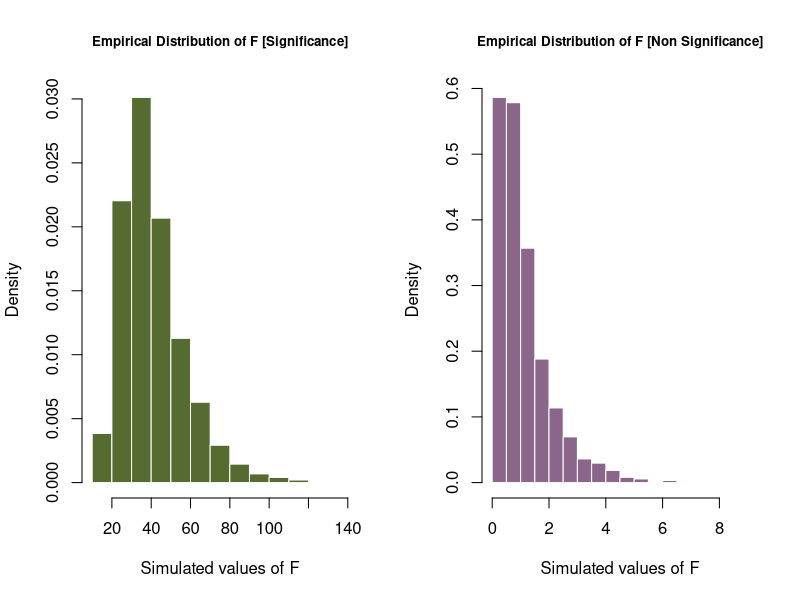
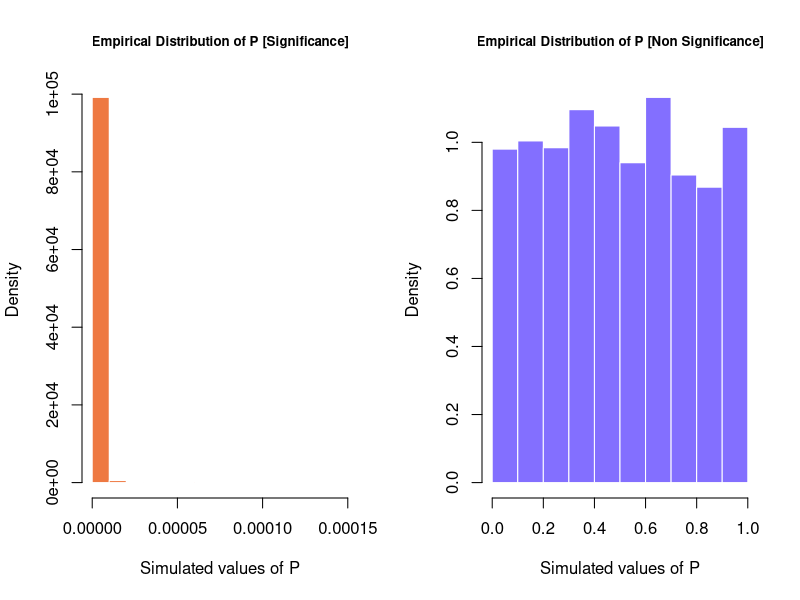
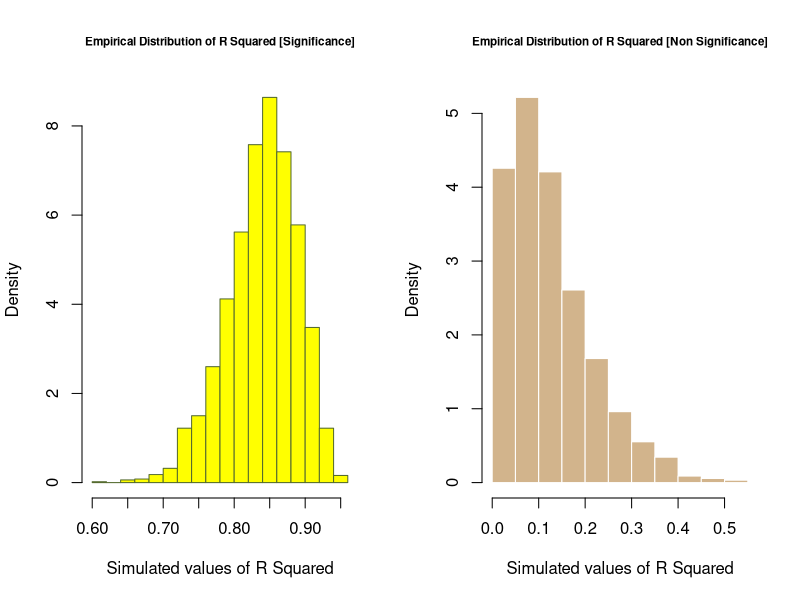
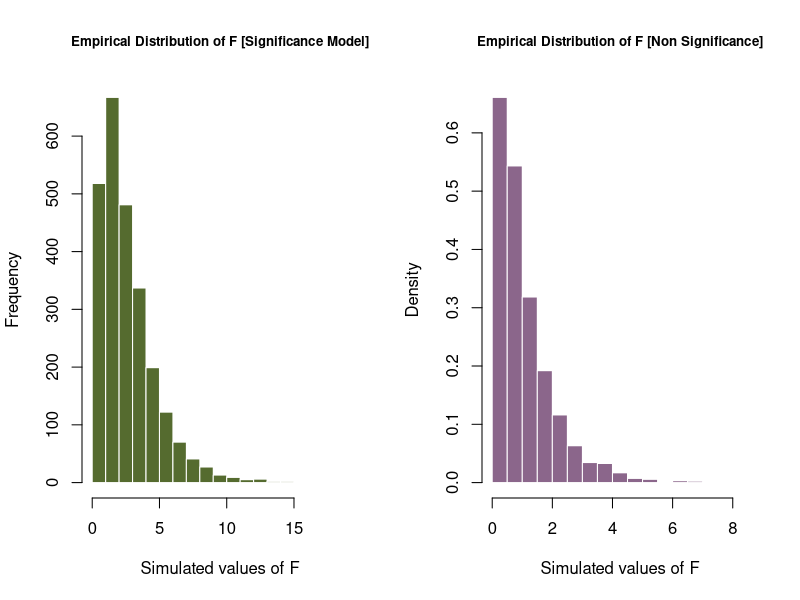
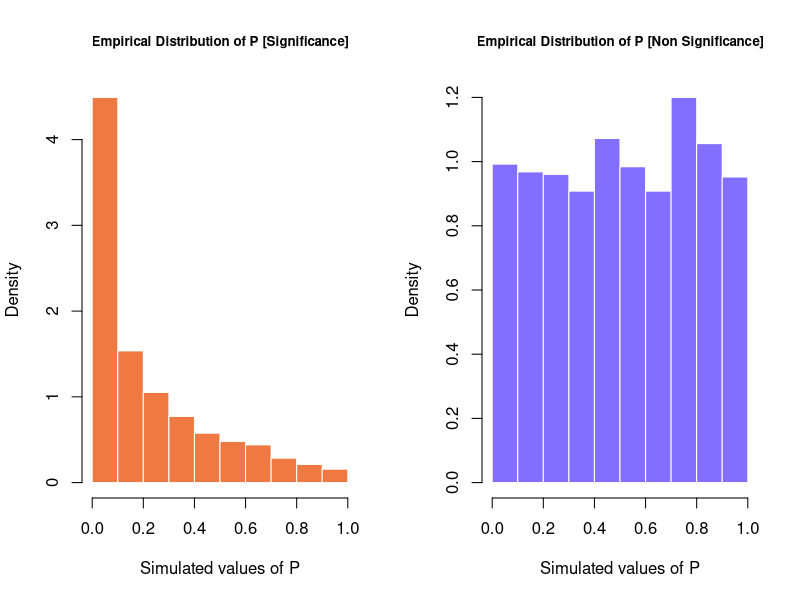
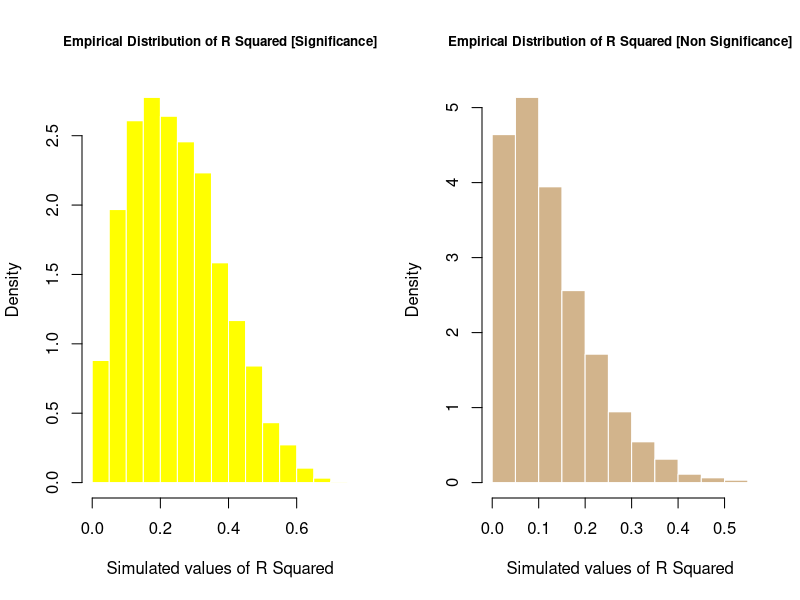
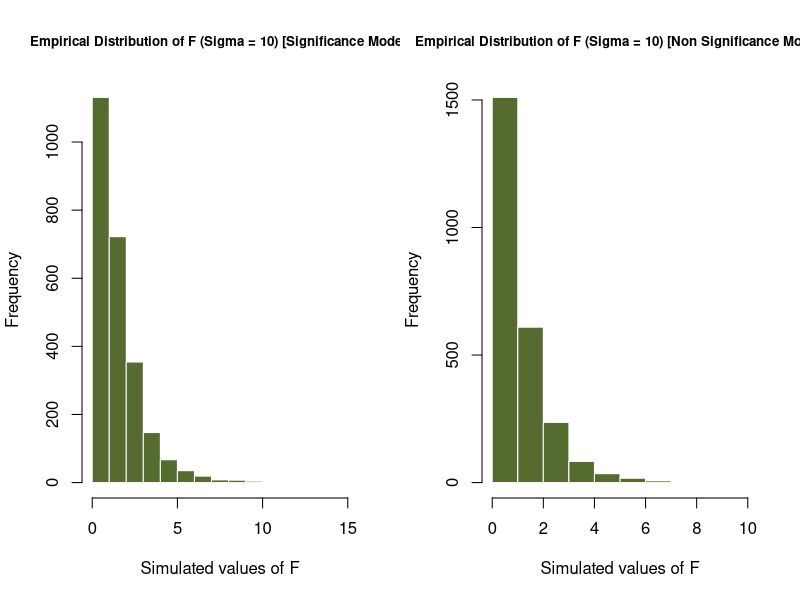
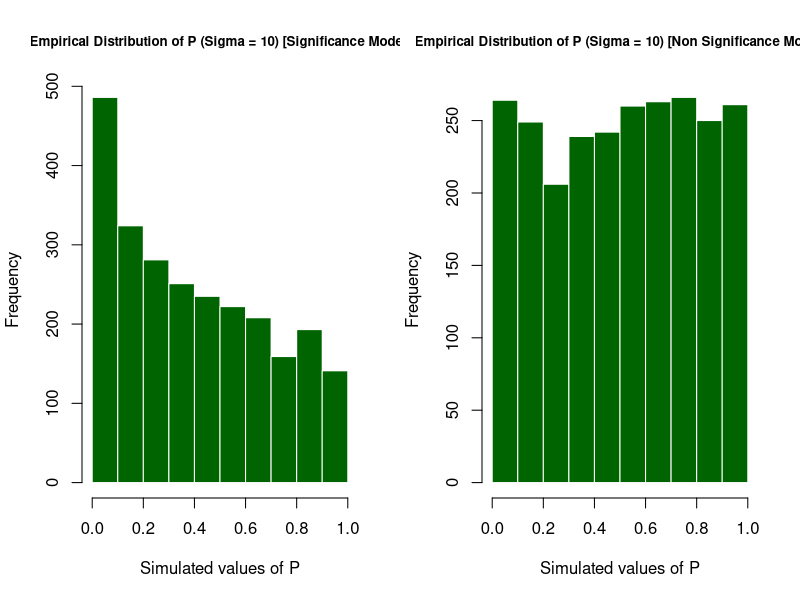

Write the R code that produced these figures, in order. (Note: a time limit stopped this script after it produced the figures.)
## ---- chunk 1
birthday = 19770411
set.seed(birthday)
#Variable declaration
n = 25
sigma = c(1,5,10)
no_loop = 2500
#function to generate samples for both significance and non-significance model
mlr_sim = function(n_in,sd=1,signifincance_ind=1){
  exer_data = read.csv("study_1.csv")
  
  epsilon = rnorm(n_in,mean = 0,sd = sd)
  if (signifincance_ind){
    beta_0 = 3
    beta_1 = 1
    beta_2 = 1
    beta_3 = 1 
    exer_data[,1] = beta_0 + beta_1 * exer_data[,2] + beta_2 * exer_data[,3] + beta_3 * exer_data[,4] + epsilon
  }
  else {
    beta_0 = 3
    beta_1 = 0
    beta_2 = 0
    beta_3 = 0 
    exer_data[,1] = beta_0 + beta_1 * exer_data[,2] + beta_2 * exer_data[,3] + beta_3 * exer_data[,4] + epsilon
  }
  exer_data
}
## ---- chunk 2
birthday = 19770411
set.seed(birthday)
# Below code is to simulate the Significance Model 
model_significance = cbind(sigma_1_F=rep(0,no_loop),sigma_1_P=rep(0,no_loop),sigma_1_R_SQUARED=rep(0,no_loop),
                           sigma_5_F=rep(0,no_loop),sigma_5_P=rep(0,no_loop),sigma_5_R_SQUARED=rep(0,no_loop),
                           sigma_10_F=rep(0,no_loop),sigma_10_P=rep(0,no_loop),sigma_10_R_SQUARED=rep(0,no_loop))
extra_counter = 0

#Loop against each sigma to generate the anova for each simulation and populate the model_nsignificance
for(s in 1:length(sigma)){
  #print(paste("Sigma:",sigma[s]," extra_counter",extra_counter))
  for (i in 1:no_loop){
     mlr_data = mlr_sim(n,sigma[s],signifincance_ind = 1)
     null_model = lm(y~1,data = mlr_data)
     full_model = lm(y~x1+x2+x3,data = mlr_data)
     model_significance[i,s+extra_counter] = anova(null_model,full_model)$F[2]
     model_significance[i,s+extra_counter+1] = anova(null_model,full_model)$'Pr(>F)'[2]
     model_significance[i,s+extra_counter+2] = summary(full_model)$r.squared
  }
  extra_counter = extra_counter + 2
}
# Below code is to simulate the Non Significance Model 
model_nonsignificance = cbind(sigma_1_F=rep(0,no_loop),sigma_1_P=rep(0,no_loop),sigma_1_R_SQUARED=rep(0,no_loop),
                           sigma_5_F=rep(0,no_loop),sigma_5_P=rep(0,no_loop),sigma_5_R_SQUARED=rep(0,no_loop),
                           sigma_10_F=rep(0,no_loop),sigma_10_P=rep(0,no_loop),sigma_10_R_SQUARED=rep(0,no_loop))
extra_counter = 0
#Loop against each sigma to generate the anova for each simulation and populate the model_nonsignificance
for(s in 1:length(sigma)){
  print(paste("Sigma:",sigma[s]," extra_counter",extra_counter))
  for (i in 1:no_loop){
     mlr_data = mlr_sim(n,sigma[s],signifincance_ind = 0)
     null_model = lm(y~1,data = mlr_data)
     full_model = lm(y~x1+x2+x3,data = mlr_data)
     model_nonsignificance[i,s+extra_counter] = anova(null_model,full_model)$F[2]
     model_nonsignificance[i,s+extra_counter+1] = anova(null_model,full_model)$'Pr(>F)'[2]
     model_nonsignificance[i,s+extra_counter+2] = summary(full_model)$r.squared
  }
  extra_counter = extra_counter + 2
}
## ---- chunk 3
par(mfrow=c(1, 2))

hist(model_significance[,1],
     main = "Empirical Distribution of F [Significance]",
     cex.main = 0.8,
     xlab = "Simulated values of F",
     col = "darkolivegreen",
     border = "white",
     probability = TRUE
     )

hist(model_nonsignificance[,1],
     main = "Empirical Distribution of F [Non Significance]",
     cex.main = 0.8,     
     xlab = "Simulated values of F",
     col = "plum4",
     border = "white",
     probability = TRUE
     )
## ---- chunk 4
par(mfrow=c(1, 2))

hist(model_significance[,2],
     main = "Empirical Distribution of P [Significance]",
     cex.main = 0.8,     
     xlab = "Simulated values of P",
     col = "sienna2",
     border = "white",
     probability = TRUE
     )

hist(model_nonsignificance[,2],
     main = "Empirical Distribution of P [Non Significance]",
     cex.main = 0.8,     
     xlab = "Simulated values of P",
     col = "slateblue1",
     border = "white",
     probability = TRUE
     )
## ---- chunk 5
par(mfrow=c(1, 2))

hist(model_significance[,3],
     main = "Empirical Distribution of R Squared [Significance]",
     cex.main = 0.7,     
     xlab = "Simulated values of R Squared",
     col = "yellow",
     border = "darkolivegreen",
     probability = TRUE
     )

hist(model_nonsignificance[,3],
     main = "Empirical Distribution of R Squared [Non Significance]",
     cex.main = 0.7,     
     xlab = "Simulated values of R Squared",
     col = "tan",
     border = "white",
     probability = TRUE
     )
## ---- chunk 6
par(mfrow=c(1, 2))

hist(model_significance[,4],
     main = "Empirical Distribution of F [Significance Model]",
     cex.main = 0.8,
     xlab = "Simulated values of F",
     col = "darkolivegreen",
     border = "white"
     #probability = TRUE
     )

hist(model_nonsignificance[,4],
     main = "Empirical Distribution of F [Non Significance]",
     cex.main = 0.8,
     xlab = "Simulated values of F",
     col = "plum4",
     border = "white",
     probability = TRUE
     )
## ---- chunk 7
par(mfrow=c(1, 2))

hist(model_significance[,5],
     main = "Empirical Distribution of P [Significance]",
     cex.main = 0.8,
     xlab = "Simulated values of P",
     col = "sienna2",
     border = "white",
     probability = TRUE
     )

hist(model_nonsignificance[,5],
     main = "Empirical Distribution of P [Non Significance]",
     cex.main = 0.8,
     xlab = "Simulated values of P",
     col = "slateblue1",
     border = "white",
     probability = TRUE
     )
## ---- chunk 8
par(mfrow=c(1, 2))

hist(model_significance[,6],
     main = "Empirical Distribution of R Squared [Significance]",
     cex.main = 0.8,
     xlab = "Simulated values of R Squared",
     col = "yellow",
     border = "white",
     probability = TRUE
     )

hist(model_nonsignificance[,6],
     main = "Empirical Distribution of R Squared [Non Significance]",
     cex.main = 0.8,     
     xlab = "Simulated values of R Squared",
     col = "tan",
     border = "white",
     probability = TRUE
     )
## ---- chunk 9
par(mfrow=c(1, 2))

hist(model_significance[,7],
     main = "Empirical Distribution of F (Sigma = 10) [Significance Model]",
     cex.main = 0.8,
     xlab = "Simulated values of F",
     col = "darkolivegreen",
     border = "white"
     )


hist(model_nonsignificance[,7],
     main = "Empirical Distribution of F (Sigma = 10) [Non Significance Model]",
     cex.main = 0.8,
     xlab = "Simulated values of F",
     col = "darkolivegreen",
     border = "white"
     )
## ---- chunk 10
par(mfrow=c(1, 2))

hist(model_significance[,8],
     main = "Empirical Distribution of P (Sigma = 10) [Significance Model]",
     cex.main = 0.8,
     xlab = "Simulated values of P",
     col = "darkgreen",
     border = "white"
     )

hist(model_nonsignificance[,8],
     main = "Empirical Distribution of P (Sigma = 10) [Non Significance Model]",
     cex.main = 0.8,
     xlab = "Simulated values of P",
     col = "darkgreen",
     border = "white"
     )
## ---- chunk 11
par(mfrow=c(1, 2))

hist(model_significance[,9],
     main = "Empirical Distribution of R Squared (Sigma = 10) [Significance Model]",
     cex.main = 0.8,
     xlab = "Simulated values of R Squared",
     col = "darkcyan",
     border = "white"
     )

hist(model_nonsignificance[,9],
     main = "Empirical Distribution of R Squared (Sigma = 10) [Non Significance Model]",
     cex.main = 0.8,
     xlab = "Simulated values of R Squared",
     col = "darkcyan",
     border = "white"
     )
## ---- chunk 12
curve(df(x, df1=3, df2=21),
      xlab = "Probability",
      ylab = "Frequency",
      lwd=3,
      col = "darkgreen")
## ---- chunk 13
curve(pnorm(rnorm(x,mean = 3, sd = 1),mean=3,sd=1),
      main = "True Distribution of P Value, Sigma = 1",
      cex.main = 0.8,
      xlab = "Probability",
      ylab = "Frequency",
      lwd = 3,
      col = "orange")
## ---- chunk 14
curve(dbeta(x, (4-1)/2, (25-4)/2),
      xlab = "Probability",
      ylab = "Frequency",
      lwd = 3,
      col = "palevioletred4")
## ---- chunk 15
par(mfrow=c(1, 2))
hist(model_nonsignificance[,1],
     main = "Empirical Distribution of F (Sigma = 1) [Non Significance Model]",
     cex.main = 0.8,
     xlab = "Simulated values of F",
     col = "darkolivegreen1",
     border = "white",
     probability = TRUE
     )
curve(df(x, df1=3, df2=21),
      lwd=3,
      col = "darkgreen",
      add = TRUE)

hist(model_nonsignificance[,4],
     main = "Empirical Distribution of F (Sigma = 5) [Non Significance Model]",
     cex.main = 0.8,
     xlab = "Simulated values of F",
     col = "darkolivegreen1",
     border = "white",
     probability = TRUE
     )
curve(df(x, df1=3, df2=21),
      lwd=3,
      col = "darkgreen",
      add = TRUE)
## ---- chunk 16
par(mfrow=c(1, 2))

hist(model_nonsignificance[,7],
     main = "Empirical Distribution of F (Sigma = 10) [Non Significance Model]",
     cex.main = 0.8,
     xlab = "Simulated values of F",
     col = "darkolivegreen1",
     border = "white",
     probability = TRUE
     )
curve(df(x, df1=3, df2=21),
      lwd=3,
      col = "darkgreen",
      add = TRUE)
## ---- chunk 17
par(mfrow=c(1, 2))

hist(model_nonsignificance[,2],
     main = "Empirical Distribution of P (Sigma = 1) [Non Significance Model]",
     cex.main = 0.8,
     xlab = "Simulated values of P",
     col = "deepskyblue1",
     border = "white",
     probability = TRUE
     )
curve(pnorm(rnorm(x,mean = 3, sd = 1),mean=3,sd=1),
      main = "True Distribution of P Value - Sigma = 1",
      cex.main = 0.8,
      xlab = "Probability",
      ylab = "Frequency",
      lwd = 3,
      col = "darkblue",
      add = TRUE)

hist(model_nonsignificance[,5],
     main = "Empirical Distribution of P (Sigma = 5) [Non Significance Model]",
     cex.main = 0.8,
     xlab = "Simulated values of P",
     col = "deepskyblue1",
     border = "white",
     probability = TRUE
     )
curve(pnorm(rnorm(x,mean = 3, sd = 1),mean=3,sd=1),
      main = "True Distribution of P Value - Sigma = 1",   
      cex.main = 0.8,
      xlab = "Probability",
      ylab = "Frequency",
      lwd = 3,
      col = "darkblue",
      add = TRUE)
## ---- chunk 18
hist(model_nonsignificance[,8],
     main = "Empirical Distribution of P (Sigma = 10) [Non Significance Model]",
     cex.main = 0.8,
     xlab = "Simulated values of P",
     col = "deepskyblue1",
     border = "white",
     probability = TRUE
     )
curve(pnorm(rnorm(x,mean = 3, sd = 1),mean=3,sd=1),
      main = "True Distribution of P Value - Sigma = 1",
      cex.main = 0.8,
      xlab = "Probability",
      ylab = "Frequency",
      lwd = 3,
      col = "darkblue",
      add = TRUE)
## ---- chunk 19
par(mfrow=c(1, 2))

hist(model_nonsignificance[,3],
     main = "Empirical Distribution of R Squared (Sigma = 1) [Non Significance Model]",
     cex.main = 0.8,
     xlab = "Simulated values of R Squared",
     col = "palevioletred1",
     border = "white",
     probability = TRUE
     )
curve(dbeta(x, (4-1)/2, (25-4)/2),
      lwd = 3,
      col = "palevioletred4",
      add = TRUE)

hist(model_nonsignificance[,6],
     main = "Empirical Distribution of R Squared (Sigma = 5) [Non Significance Model]",
     cex.main = 0.8,
     xlab = "Simulated values of R Squared",
     col = "palevioletred1",
     border = "white",
     probability = TRUE
     )
curve(dbeta(x, (4-1)/2, (25-4)/2),
      lwd = 3,
      col = "palevioletred4",
      add = TRUE)
## ---- chunk 20
par(mfrow=c(1, 2))

hist(model_nonsignificance[,9],
     main = "Empirical Distribution of R Squared (Sigma = 10) [Non Significance Model]",
     cex.main = 0.8,
     xlab = "Simulated values of R Squared",
     col = "palevioletred1",
     border = "white",
     probability = TRUE
     )
curve(dbeta(x, (4-1)/2, (25-4)/2),
      lwd = 3,
      col = "palevioletred4",
      add = TRUE)
## ---- chunk 21
plot(model_significance[,3],col="dodgerblue",ylim=c(0,1),lty=1,xlab="R Squared Simulation Index",ylab="R Squared Value",main = "R Squared ~ Sigma")
points(model_significance[,6],col="green",lty=2)
points(model_significance[,9],col="red",lty=3)
legend("topright",legend=c("sigma=1","sigma=5","sigma=10"),col=c("dodgerblue","green","red"),lty=c(1,2,3))
## ---- chunk 22
birthday = 19770411
set.seed(birthday)

#Declaration
beta_0 = 0
beta_1 = 5
beta_2 = -4
beta_3 = 1.6
beta_4 = -1.1
beta_5 = 0.7
beta_6 = 0.3
n = 500
no_loop = 1000
sigma = c(1,2,4)
sig_data = read.csv("study_2.csv")

#Function to generate the sample data
mlr_sim = function(data,sd=1){
  epsilon = rnorm(n,mean = 0,sd = sd)
  data[,1] = beta_0 + beta_1 * data[,2] + beta_2 * data[,3] + beta_3 * data[,4] + beta_4 * data[,5] + beta_5 * data[,6] + beta_6 * data[,7] + epsilon
  data
}

#Defining the Train Matrix to stored the TRAIN RMSE
train_rmse_model1_mat = cbind(sigma_1=rep(0,no_loop),sigma_2=rep(0,no_loop),sigma_4=rep(0,no_loop))
train_rmse_model2_mat = cbind(sigma_1=rep(0,no_loop),sigma_2=rep(0,no_loop),sigma_4=rep(0,no_loop))
train_rmse_model3_mat = cbind(sigma_1=rep(0,no_loop),sigma_2=rep(0,no_loop),sigma_4=rep(0,no_loop))
train_rmse_model4_mat = cbind(sigma_1=rep(0,no_loop),sigma_2=rep(0,no_loop),sigma_4=rep(0,no_loop))
train_rmse_model5_mat = cbind(sigma_1=rep(0,no_loop),sigma_2=rep(0,no_loop),sigma_4=rep(0,no_loop))
train_rmse_model6_mat = cbind(sigma_1=rep(0,no_loop),sigma_2=rep(0,no_loop),sigma_4=rep(0,no_loop))
train_rmse_model7_mat = cbind(sigma_1=rep(0,no_loop),sigma_2=rep(0,no_loop),sigma_4=rep(0,no_loop))
train_rmse_model8_mat = cbind(sigma_1=rep(0,no_loop),sigma_2=rep(0,no_loop),sigma_4=rep(0,no_loop))
train_rmse_model9_mat = cbind(sigma_1=rep(0,no_loop),sigma_2=rep(0,no_loop),sigma_4=rep(0,no_loop))

#Defining the Test Matrix to stored the TESE RMSE
test_rmse_model1_mat = cbind(sigma_1=rep(0,no_loop),sigma_2=rep(0,no_loop),sigma_4=rep(0,no_loop))
test_rmse_model2_mat = cbind(sigma_1=rep(0,no_loop),sigma_2=rep(0,no_loop),sigma_4=rep(0,no_loop))
test_rmse_model3_mat = cbind(sigma_1=rep(0,no_loop),sigma_2=rep(0,no_loop),sigma_4=rep(0,no_loop))
test_rmse_model4_mat = cbind(sigma_1=rep(0,no_loop),sigma_2=rep(0,no_loop),sigma_4=rep(0,no_loop))
test_rmse_model5_mat = cbind(sigma_1=rep(0,no_loop),sigma_2=rep(0,no_loop),sigma_4=rep(0,no_loop))
test_rmse_model6_mat = cbind(sigma_1=rep(0,no_loop),sigma_2=rep(0,no_loop),sigma_4=rep(0,no_loop))
test_rmse_model7_mat = cbind(sigma_1=rep(0,no_loop),sigma_2=rep(0,no_loop),sigma_4=rep(0,no_loop))
test_rmse_model8_mat = cbind(sigma_1=rep(0,no_loop),sigma_2=rep(0,no_loop),sigma_4=rep(0,no_loop))
test_rmse_model9_mat = cbind(sigma_1=rep(0,no_loop),sigma_2=rep(0,no_loop),sigma_4=rep(0,no_loop))
train_rmse_mat = cbind(sigma_1=rep(0,9),sigma_2=rep(0,9),sigma_4=rep(0,9))
test_rmse_mat = cbind(sigma_1=rep(0,9),sigma_2=rep(0,9),sigma_4=rep(0,9))

#model counter variable to increase the index of the column in the matrix
model1_counter_all_sigma = 0 
model2_counter_all_sigma = 0 
model3_counter_all_sigma = 0 
model4_counter_all_sigma = 0 
model5_counter_all_sigma = 0 
model6_counter_all_sigma = 0 
model7_counter_all_sigma = 0 
model8_counter_all_sigma = 0 
model9_counter_all_sigma = 0 
  
#Looping through the each sigma to simulate for each 9 models
for(s in 1:length(sigma)){
  for(i in 1:no_loop){
    #epsilon = rnorm(n,mean = 0, sd = sigma[s])
    mlr_data=mlr_sim(sig_data,sd=sigma[s])
    
    #Split the Data into Train Data (Random)
    trn_idx = sample(1:nrow(mlr_data), 250)
    n_test = nrow(mlr_data) - length(trn_idx)

    #Model Creation    
    model1 = lm(y~x1,data=mlr_data[trn_idx,])
    model2 = lm(y~x1+x2,data=mlr_data[trn_idx,])
    model3 = lm(y~x1+x2+x3,data=mlr_data[trn_idx,])
    model4 = lm(y~x1+x2+x3+x4,data=mlr_data[trn_idx,])
    model5 = lm(y~x1+x2+x3+x4+x5,data=mlr_data[trn_idx,])
    model6 = lm(y~x1+x2+x3+x4+x5+x6,data=mlr_data[trn_idx,])
    model7 = lm(y~x1+x2+x3+x4+x5+x6+x7,data=mlr_data[trn_idx,])
    model8 = lm(y~x1+x2+x3+x4+x5+x6+x7+x8,data=mlr_data[trn_idx,])
    model9 = lm(y~x1+x2+x3+x4+x5+x6+x7+x8+x9,data=mlr_data[trn_idx,])
    
    #Predict the Test Data for th 9 model
    newdata_model1 = subset(mlr_data[-trn_idx,],select=c("x1"))
    newdata_model2 = subset(mlr_data[-trn_idx,],select=c("x1","x2"))
    newdata_model3 = subset(mlr_data[-trn_idx,],select=c("x1","x2","x3"))
    newdata_model4 = subset(mlr_data[-trn_idx,],select=c("x1","x2","x3","x4"))
    newdata_model5 = subset(mlr_data[-trn_idx,],select=c("x1","x2","x3","x4","x5"))
    newdata_model6 = subset(mlr_data[-trn_idx,],select=c("x1","x2","x3","x4","x5","x6"))
    newdata_model7 = subset(mlr_data[-trn_idx,],select=c("x1","x2","x3","x4","x5","x6","x7"))
    newdata_model8 = subset(mlr_data[-trn_idx,],select=c("x1","x2","x3","x4","x5","x6","x7","x8"))
    newdata_model9 = subset(mlr_data[-trn_idx,],select=c("x1","x2","x3","x4","x5","x6","x7","x8","x9"))    
    
    #Train RMSE
    train_rmse_model1 = sqrt(sum((mlr_data[trn_idx,]$y - predict(model1))^2) / length(trn_idx))
    train_rmse_model2 = sqrt(sum((mlr_data[trn_idx,]$y - predict(model2))^2) / length(trn_idx))
    train_rmse_model3 = sqrt(sum((mlr_data[trn_idx,]$y - predict(model3))^2) / length(trn_idx))
    train_rmse_model4 = sqrt(sum((mlr_data[trn_idx,]$y - predict(model4))^2) / length(trn_idx))
    train_rmse_model5 = sqrt(sum((mlr_data[trn_idx,]$y - predict(model5))^2) / length(trn_idx))
    train_rmse_model6 = sqrt(sum((mlr_data[trn_idx,]$y - predict(model6))^2) / length(trn_idx))
    train_rmse_model7 = sqrt(sum((mlr_data[trn_idx,]$y - predict(model7))^2) / length(trn_idx))
    train_rmse_model8 = sqrt(sum((mlr_data[trn_idx,]$y - predict(model8))^2) / length(trn_idx))
    train_rmse_model9 = sqrt(sum((mlr_data[trn_idx,]$y - predict(model9))^2) / length(trn_idx))
    train_rmse_model1_mat[i,s] = train_rmse_model1
    train_rmse_model2_mat[i,s] = train_rmse_model2
    train_rmse_model3_mat[i,s] = train_rmse_model3
    train_rmse_model4_mat[i,s] = train_rmse_model4
    train_rmse_model5_mat[i,s] = train_rmse_model5
    train_rmse_model6_mat[i,s] = train_rmse_model6
    train_rmse_model7_mat[i,s] = train_rmse_model7
    train_rmse_model8_mat[i,s] = train_rmse_model8
    train_rmse_model9_mat[i,s] = train_rmse_model9    
    
    #Test RMSE    
    test_rmse_model1 = sqrt(sum((mlr_data[-trn_idx,]$y - predict(model1,newdata=newdata_model1))^2) / n_test)
    test_rmse_model2 = sqrt(sum((mlr_data[-trn_idx,]$y - predict(model2,newdata=newdata_model2))^2) / n_test)
    test_rmse_model3 = sqrt(sum((mlr_data[-trn_idx,]$y - predict(model3,newdata=newdata_model3))^2) / n_test)
    test_rmse_model4 = sqrt(sum((mlr_data[-trn_idx,]$y - predict(model4,newdata=newdata_model4))^2) / n_test)
    test_rmse_model5 = sqrt(sum((mlr_data[-trn_idx,]$y - predict(model5,newdata=newdata_model5))^2) / n_test)
    test_rmse_model6 = sqrt(sum((mlr_data[-trn_idx,]$y - predict(model6,newdata=newdata_model6))^2) / n_test)
    test_rmse_model7 = sqrt(sum((mlr_data[-trn_idx,]$y - predict(model7,newdata=newdata_model7))^2) / n_test)
    test_rmse_model8 = sqrt(sum((mlr_data[-trn_idx,]$y - predict(model8,newdata=newdata_model8))^2) / n_test)
    test_rmse_model9 = sqrt(sum((mlr_data[-trn_idx,]$y - predict(model9,newdata=newdata_model9))^2) / n_test)
    test_rmse_model1_mat[i,s] = test_rmse_model1
    test_rmse_model2_mat[i,s] = test_rmse_model2
    test_rmse_model3_mat[i,s] = test_rmse_model3
    test_rmse_model4_mat[i,s] = test_rmse_model4
    test_rmse_model5_mat[i,s] = test_rmse_model5
    test_rmse_model6_mat[i,s] = test_rmse_model6
    test_rmse_model7_mat[i,s] = test_rmse_model7
    test_rmse_model8_mat[i,s] = test_rmse_model8
    test_rmse_model9_mat[i,s] = test_rmse_model9

    #Increase the Model Counter
    model1_counter_all_sigma = model1_counter_all_sigma + 1
    model2_counter_all_sigma = model2_counter_all_sigma + 1
    model3_counter_all_sigma = model3_counter_all_sigma + 1 
    model4_counter_all_sigma = model4_counter_all_sigma + 1 
    model5_counter_all_sigma = model5_counter_all_sigma + 1
    model6_counter_all_sigma = model6_counter_all_sigma + 1 
    model7_counter_all_sigma = model7_counter_all_sigma + 1
    model8_counter_all_sigma = model8_counter_all_sigma + 1
    model9_counter_all_sigma = model9_counter_all_sigma + 1
  }
}

#Print the message of Number of times the each model (1/2/3/4/5/6/7/8/9) is being trained for each value of sigma
print (paste("Number of times the model : 1 trained for alpha:",sigma[s]," is: ",model1_counter_all_sigma))
print (paste("Number of times the model : 2 trained for alpha:",sigma[s]," is: ",model2_counter_all_sigma))
print (paste("Number of times the model : 3 trained for alpha:",sigma[s]," is: ",model3_counter_all_sigma))
print (paste("Number of times the model : 4 trained for alpha:",sigma[s]," is: ",model4_counter_all_sigma))
print (paste("Number of times the model : 5 trained for alpha:",sigma[s]," is: ",model5_counter_all_sigma))
print (paste("Number of times the model : 6 trained for alpha:",sigma[s]," is: ",model6_counter_all_sigma))  
print (paste("Number of times the model : 7 trained for alpha:",sigma[s]," is: ",model7_counter_all_sigma))  
print (paste("Number of times the model : 8 trained for alpha:",sigma[s]," is: ",model8_counter_all_sigma))  
print (paste("Number of times the model : 9 trained for alpha:",sigma[s]," is: ",model9_counter_all_sigma))  
  
#Average out the Train RMSE / Test RMSE for each value of sigma
for(s in 1:length(sigma)){
  train_rmse_mat[1,s] = mean(train_rmse_model1_mat[,s])
  train_rmse_mat[2,s] = mean(train_rmse_model2_mat[,s])
  train_rmse_mat[3,s] = mean(train_rmse_model3_mat[,s])
  train_rmse_mat[4,s] = mean(train_rmse_model4_mat[,s])
  train_rmse_mat[5,s] = mean(train_rmse_model5_mat[,s])
  train_rmse_mat[6,s] = mean(train_rmse_model6_mat[,s])
  train_rmse_mat[7,s] = mean(train_rmse_model7_mat[,s])
  train_rmse_mat[8,s] = mean(train_rmse_model8_mat[,s])
  train_rmse_mat[9,s] = mean(train_rmse_model9_mat[,s])  
  
  test_rmse_mat[1,s] = mean(test_rmse_model1_mat[,s])
  test_rmse_mat[2,s] = mean(test_rmse_model2_mat[,s])
  test_rmse_mat[3,s] = mean(test_rmse_model3_mat[,s])
  test_rmse_mat[4,s] = mean(test_rmse_model4_mat[,s])
  test_rmse_mat[5,s] = mean(test_rmse_model5_mat[,s])
  test_rmse_mat[6,s] = mean(test_rmse_model6_mat[,s])
  test_rmse_mat[7,s] = mean(test_rmse_model7_mat[,s])
  test_rmse_mat[8,s] = mean(test_rmse_model8_mat[,s])
  test_rmse_mat[9,s] = mean(test_rmse_model9_mat[,s])
}
## ---- chunk 23
plot(seq(1,9), train_rmse_mat[,1], type="o", col="blue", pch="o", lty=1,main="Train, Test MSE for Sigma = 1",xlab = "MODEL SIZE",ylab = "RMSE")
points(seq(1,9), test_rmse_mat[,1], col="red", pch=8)
lines(seq(1,9), test_rmse_mat[,1], col="red",lty=2)
legend("topright",legend=c("train rmse","test rmse"), col=c("blue","red"),pch=c("o","*"),lty=c(1,2), ncol=1)
## ---- chunk 24
plot(seq(1,9), train_rmse_mat[,2], type="o", col="blue", pch="o", lty=1,main="Train, Test MSE for Sigma = 2",xlab = "MODEL SIZE",ylab = "RMSE")
points(seq(1,9), test_rmse_mat[,2], col="red", pch=8)
lines(seq(1,9), test_rmse_mat[,2], col="red",lty=2)
legend("topright",legend=c("train rmse","test rmse"), col=c("blue","red"),pch=c("o","*"),lty=c(1,2), ncol=1)
## ---- chunk 25
plot(seq(1,9), train_rmse_mat[,3], type="o", col="blue", pch="o", lty=1,main="Train, Test MSE for Sigma = 4",xlab = "MODEL SIZE",ylab = "RMSE")
points(seq(1,9), test_rmse_mat[,3], col="red", pch=8)
lines(seq(1,9), test_rmse_mat[,3], col="red",lty=2)
legend("topright",legend=c("train rmse","test rmse"), col=c("blue","red"),pch=c("o","*"),lty=c(1,2), ncol=1)
## ---- chunk 26
plot(test_rmse_model1_mat[,1],col="dodgerblue",ylim=(c(0.8,3)),pch=1,lty=1,xlab = "Index", ylab = "RMSE")
points(test_rmse_model2_mat[,1], col="orangered",ylim=(c(0.8,3)),pch=1,lty=2)
points(test_rmse_model3_mat[,1], col="blue4",ylim=(c(0.8,3)),pch=1,lty=3)
points(test_rmse_model4_mat[,1], col="limegreen",ylim=(c(0.8,3)),pch=1,lty=3)
points(test_rmse_model5_mat[,1], col="orange",ylim=(c(0.8,3)),pch=1,lty=4)
points(test_rmse_model6_mat[,1], col="darkorchid",ylim=(c(0.8,3)),pch=6,lty=5)
points(test_rmse_model7_mat[,1], col="violetred",ylim=(c(0.8,3)),pch=1,lty=6)
points(test_rmse_model8_mat[,1], col="tan3",ylim=(c(0.8,3)),pch=1,lty=7)
points(test_rmse_model9_mat[,1], col="deeppink",ylim=(c(0.8,3)),pch=1,lty=8)
legend("topright",legend=c("Model1","Model2","Model3","Model4","Model5","Model6","Model7","Model8","Model9"),col=c("dodgerblue","orangered","blue4","limegreen","orange","darkorchid","violetred","tan3","deeppink"),lty=c(1,2,3,4,5,6,7,8,9))
## ---- chunk 27
plot(test_rmse_model3_mat[,1], col="dodgerblue",ylim=(c(0.9,1.3)),pch=1,lty=3,xlab="Indx",ylab="RMSE")
points(test_rmse_model4_mat[,1], col="limegreen",ylim=(c(0.9,1.3)),pch=1,lty=3)
points(test_rmse_model5_mat[,1], col="orange",ylim=(c(0.9,1.3)),pch=1,lty=4)
points(test_rmse_model6_mat[,1], col="darkorchid",ylim=(c(0.9,1.3)),pch=8,lty=5)
points(test_rmse_model7_mat[,1], col="violetred",ylim=(c(0.9,1.3)),pch=1,lty=6)
points(test_rmse_model8_mat[,1], col="tan3",ylim=(c(0.9,1.3)),pch=1,lty=7)
points(test_rmse_model9_mat[,1], col="deeppink",ylim=(c(0.9,1.3)),pch=1,lty=8)
legend("topright",legend=c("Model3","Model4","Model5","Model6","Model7","Model8","Model9"),col=c("blue4","limegreen","orange","darkorchid","violetred","tan3","deeppink"),pch=c(1,1,1,8,1,1),lty=c(3,4,5,6,7,8,9))
## ---- chunk 28
plot(seq(1,9), test_rmse_mat[,1], type="o", col="chartreuse4", pch=8, lty=1,main="Sigma = 1",xlab = "MODEL SIZE",ylab = "RMSE")
points(6, min(test_rmse_mat[,1]), col="chartreuse4",pch=16,cex=3) #This is to highlight the point where the RMSE is minimum for sigma = 1
## ---- chunk 29
plot(seq(1,9), test_rmse_mat[,2], type="o", col="blue4", pch="*", lty=1,main="Sigma = 2",xlab = "MODEL SIZE",ylab = "RMSE")
points(6, min(test_rmse_mat[,2]), col="blue4",pch=16,cex=3) #This is to highlight the point where the RMSE is minimum for sigma = 2
## ---- chunk 30
plot(seq(1,9), test_rmse_mat[,3], type="o", col="red", pch="*", lty=1,main="Sigma = 4",xlab = "MODEL SIZE",ylab = "RMSE")
points(6, min(test_rmse_mat[,3]), col="red",pch=16,cex=3) #This is to highlight the point where the RMSE is minimum for sigma = 4
## ---- chunk 31
plot(seq(1,9), test_rmse_mat[,3], col="red",lty=1,ylim=c(0.5,5),xlab="MODEL SIZE",ylab="RMSE")
lines(seq(1,9), test_rmse_mat[,3], col="red",lty=1)
points(6, min(test_rmse_mat[,3]), col="red",pch=16,cex=3) #This is to highlight the point where the RMSE is minimum for sigma = 4
points(seq(1,9), test_rmse_mat[,2], col="blue4",lty=2)
lines(seq(1,9), test_rmse_mat[,2], col="blue4",lty=2)
points(6, min(test_rmse_mat[,2]), col="blue4",pch=16,cex=3) #This is to highlight the point where the RMSE is minimum for sigma = 2
points(seq(1,9), test_rmse_mat[,1], col="chartreuse4",lty=3)
lines(seq(1,9), test_rmse_mat[,1], col="chartreuse4",lty=3)
points(6, min(test_rmse_mat[,1]), col="chartreuse4",pch=16,cex=3) #This is to highlight the point where the RMSE is minimum for sigma = 1
legend("topright",legend=c("sigma = 4","sigma = 2","simga = 1"),col=c("red","blue4","chartreuse4"),lty=c(1,2,3))
## ---- chunk 32
birthday = 19770411
set.seed(birthday)

alpha = 0.05
beta_1 = seq(from=-2,to=2,by=0.1)
sigma = c(1,2,4)
n = c(10,20,30)
no_loop = 1000

#simple linear regression(SLR) Function to create sample data
slr_sim = function(n_in,sd=1,beta_1_in=-2){
  x_values = seq(0, 5, length = n_in)
  epsilon = rnorm(n_in,mean = 0,sd = sd)
  y = beta_1_in * x_values + epsilon
  data.frame(predictor = x_values,response=y)
}

#Matrix to store the Power of the simulated models
model_sim = cbind(beta_1_sim_val=rep(0,length(beta_1)),n_10_sigma_1=rep(0,length(beta_1)),n_20_sigma_1=rep(0,length(beta_1)),n_30_sigma_1=rep(0,length(beta_1)),n_10_sigma_2=rep(0,length(beta_1)),n_20_sigma_2=rep(0,length(beta_1)),n_30_sigma_2=rep(0,length(beta_1)),n_10_sigma_4=rep(0,length(beta_1)),n_20_sigma_4=rep(0,length(beta_1)),n_30_sigma_1=rep(0,length(beta_1)))

model_sim[,1] = seq(from=-2,to=2,by=0.1)
extra_counter = 0

#Loop to iterate over Sigma, number of samples, beta_1 values and 1000 simulations to extract and store the Power values
run_counter = 0
for(s in 1:length(sigma)){ #sigma = c(1,2,4)
  for (n_s in 1:length(n)){ #n = c(10,20,30)
    for (b in 1:length(beta_1)){ # beta_1 = seq(from=-2,to=2,by=0.1)
      tot_sum_signifincace_sim = 0
      run_counter = run_counter + 1      
      for(i in 1:no_loop){
        slr_data = slr_sim(n_in = n[n_s], sd = sigma[s], beta_1_in = beta_1[b] )
        model = lm(response~predictor, data = slr_data)
        model_p_val = summary(model)$coefficient[2,4]
        tot_sum_signifincace_sim = tot_sum_signifincace_sim + ifelse(model_p_val<alpha,1,0)
      }
      power_sim_beta = tot_sum_signifincace_sim / no_loop
      model_sim[b,s+n_s+extra_counter] = power_sim_beta    
      print (paste(run_counter," Sigma:",sigma[s]," n:",n[n_s]," beta_1:",beta_1[b]," Signifiance_Sum:",tot_sum_signifincace_sim, " Power:",power_sim_beta))
    }
  }
  extra_counter = extra_counter + 2
}
## ---- chunk 33
#Below code plot the effect of Signal (β1) against the Power for noise of sigma = 1 against all sample size (10,20 and 30)
plot(model_sim[,1],model_sim[,2], type="o", col="dodgerblue", pch=1, lty=1,main="Sigma = 1",xlab = "beta_1",ylab = "Power")
points(model_sim[,1], model_sim[,3], col="red", pch=8,lty=2)
lines(model_sim[,1], model_sim[,3], col="red",lty=2)
points(model_sim[,1], model_sim[,4], col="darkorchid", pch=16,lty=3)
lines(model_sim[,1], model_sim[,4], col="darkorchid",lty=3)
legend("topright",legend=c("n = 10","n = 20"," n = 30"),col=c("dodgerblue","red","darkorchid"),pch=c(1,8,16),lty=c(1,2,3))
## ---- chunk 34
plot(model_sim[,1],model_sim[,5], type="o", col="dodgerblue", pch=1, lty=1,main="Sigma = 2",xlab = "beta_1",ylab = "Power")
points(model_sim[,1], model_sim[,6], col="red", pch=8,lty=2)
lines(model_sim[,1], model_sim[,6], col="red",lty=2)
points(model_sim[,1], model_sim[,7], col="darkorchid", pch=16,lty=3)
lines(model_sim[,1], model_sim[,7], col="darkorchid",lty=3)
legend("topright",legend=c("n = 10","n = 20"," n = 30"),col=c("dodgerblue","red","darkorchid"),pch=c(1,8,16),lty=c(1,2,3))
## ---- chunk 35
plot(model_sim[,1],model_sim[,8], type="o", col="dodgerblue", pch=1, lty=1,main="Sigma = 4",xlab = "beta_1",ylab = "Power",ylim=c(0,1))
points(model_sim[,1], model_sim[,9], col="red", pch=8,lty=2)
lines(model_sim[,1], model_sim[,9], col="red",lty=2)
points(model_sim[,1], model_sim[,10], col="darkorchid", pch=16,lty=3)
lines(model_sim[,1], model_sim[,10], col="darkorchid",lty=3)
legend("topright",legend=c("n = 10","n = 20"," n = 30"),col=c("dodgerblue","red","darkorchid"),pch=c(1,8,16),lty=c(1,2,3))
## ---- chunk 36
plot(model_sim[,1],model_sim[,2], type="o", col="dodgerblue", pch=1, lty=1,main="Effect of sigma (1,2,4) on the Power",xlab = "beta_1",ylab = "Power")
points(model_sim[,1], model_sim[,3], col="dodgerblue", pch=1,lty=1)
lines(model_sim[,1], model_sim[,3], col="dodgerblue",lty=1)
points(model_sim[,1], model_sim[,4], col="dodgerblue", pch=1,lty=1)
lines(model_sim[,1], model_sim[,4], col="dodgerblue",lty=1)

points(model_sim[,1],model_sim[,5], type="o", col="green", pch=1, lty=2)
lines(model_sim[,1],model_sim[,5], type="o", col="green", pch=1, lty=2)
points(model_sim[,1], model_sim[,6], col="green", pch=1,lty=2)
lines(model_sim[,1], model_sim[,6], col="green",lty=2)
points(model_sim[,1], model_sim[,7], col="green", pch=1,lty=2)
lines(model_sim[,1], model_sim[,7], col="green",lty=2)

points(model_sim[,1],model_sim[,8], type="o", col="red", pch=1, lty=3)
lines(model_sim[,1],model_sim[,8], type="o", col="red", pch=1, lty=3)
points(model_sim[,1], model_sim[,9], col="red", pch=1,lty=3)
lines(model_sim[,1], model_sim[,9], col="red",lty=3)
points(model_sim[,1], model_sim[,10], col="red", pch=1,lty=3)
lines(model_sim[,1], model_sim[,10], col="red",lty=3)
legend("topright",legend=c("sigma=1,n=10,20,30","sigma=2,n=10,20,30","sigma=3,n=10,20,30"),col=c("dodgerblue","green","darkorchid","red"),pch=c(1,1,1),lty=c(1,2,3))
## ---- chunk 37
par(mfrow=c(2, 2))

plot(model_sim[,1],model_sim[,2], type="o", col="deeppink", pch=1, lty=1,main="Sigma=1",xlab = "beta_1",ylab = "Power")
points(model_sim[,1], model_sim[,3], col="darkolivegreen4", pch=1,lty=2)
lines(model_sim[,1], model_sim[,3], col="darkolivegreen4",lty=2)
points(model_sim[,1], model_sim[,4], col="blueviolet", pch=1,lty=3)
lines(model_sim[,1], model_sim[,4], col="blueviolet",lty=3)
legend("topright",legend=c("n=10","n=20","n=30"),col=c("deeppink","darkolivegreen4","blueviolet"),pch=c(1,1,1),lty=c(1,2,3))

plot(model_sim[,1],model_sim[,5], type="o", col="deeppink", pch=1, lty=1,main="Sigma=2",xlab = "beta_1",ylab = "Power")
#points(model_sim[,1],model_sim[,5], type="o", col="deeppink", pch=1, lty=1)
lines(model_sim[,1],model_sim[,5], type="o", col="deeppink", pch=1, lty=1)
points(model_sim[,1], model_sim[,6], col="darkolivegreen4", pch=1,lty=2)
lines(model_sim[,1], model_sim[,6], col="darkolivegreen4",lty=2)
points(model_sim[,1], model_sim[,7], col="blueviolet", pch=1,lty=3)
lines(model_sim[,1], model_sim[,7], col="blueviolet",lty=3)
legend("topright",legend=c("n=10","n=20","n=30"),col=c("deeppink","darkolivegreen4","blueviolet"),pch=c(1,1,1),lty=c(1,2,3))

plot(model_sim[,1],model_sim[,8], type="o", col="deeppink", pch=1, lty=1,main="Sigma=4",xlab = "beta_1",ylab = "Power",ylim=c(0,1))
#points(model_sim[,1],model_sim[,8], type="o", col="deeppink", pch=1, lty=1)
lines(model_sim[,1],model_sim[,8], type="o", col="deeppink", pch=1, lty=1)
points(model_sim[,1], model_sim[,9], col="darkolivegreen4", pch=1,lty=2)
lines(model_sim[,1], model_sim[,9], col="darkolivegreen4",lty=2)
points(model_sim[,1], model_sim[,10], col="blueviolet", pch=1,lty=3)
lines(model_sim[,1], model_sim[,10], col="blueviolet",lty=3)
legend("topright",legend=c("n=10","n=20","n=30"),col=c("deeppink","darkolivegreen4","blueviolet"),pch=c(1,1,1),lty=c(1,2,3))
## ---- chunk 38
plot(model_sim[,1],model_sim[,2], type="o", col="dodgerblue", pch=1, lty=1,main="Sigma = 1,2,4 & n = 10,20,30",xlab = "beta_1",ylab = "Power")
points(model_sim[,1], model_sim[,3], col="red", pch=2,lty=2)
lines(model_sim[,1], model_sim[,3], col="red",lty=2)
points(model_sim[,1], model_sim[,4], col="tan1", pch=3,lty=3)
lines(model_sim[,1], model_sim[,4], col="tan1",lty=3)

points(model_sim[,1],model_sim[,5], type="o", col="yellow", pch=4, lty=4)
lines(model_sim[,1],model_sim[,5], type="o", col="yellow", pch=4, lty=4)

points(model_sim[,1], model_sim[,6], col="deeppink", pch=5,lty=5)
lines(model_sim[,1], model_sim[,6], col="deeppink",lty=5)
points(model_sim[,1], model_sim[,7], col="darkolivegreen4", pch=6,lty=6)
lines(model_sim[,1], model_sim[,7], col="darkolivegreen4",lty=6)

points(model_sim[,1],model_sim[,8], type="o", col="darkgreen", pch=7, lty=7)
lines(model_sim[,1],model_sim[,8], type="o", col="darkgreen", pch=7, lty=7)

points(model_sim[,1], model_sim[,9], col="darkblue", pch=8,lty=8)
lines(model_sim[,1], model_sim[,9], col="darkblue",lty=8)
points(model_sim[,1], model_sim[,10], col="blueviolet", pch=9,lty=9)
lines(model_sim[,1], model_sim[,10], col="blueviolet",lty=9)

legend("topright",legend=c("sigma=1,n=10","sigma=1,n=20","sigma=1,n=30","sigma=2,n=10","sigma=2,n=20","sigma=2,n=30","sigma=3,n=10","sigma=3,n=20","sigma=3,n=30"),col=c("dodgerblue","red","darkorchid","yellow","deeppink","darkolivegreen4","darkgreen","darkblue","blueviolet"),pch=c(1,2,3,4,5,6,7,8,9),lty=c(1,2,3,4,5,6,7,8,9))
